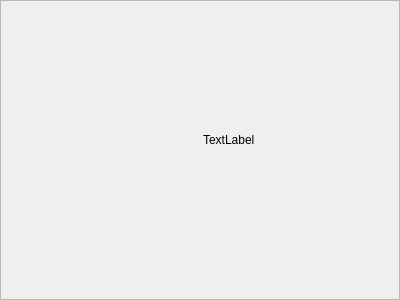
<?xml version="1.0" encoding="UTF-8"?>
<ui version="4.0">
 <class>ActionItem</class>
 <widget class="QFrame" name="ActionItem">
  <property name="geometry">
   <rect>
    <x>0</x>
    <y>0</y>
    <width>400</width>
    <height>300</height>
   </rect>
  </property>
  <property name="windowTitle">
   <string>Frame</string>
  </property>
  <property name="frameShape">
   <enum>QFrame::StyledPanel</enum>
  </property>
  <property name="frameShadow">
   <enum>QFrame::Raised</enum>
  </property>
  <layout class="QVBoxLayout" name="verticalLayout">
   <item>
    <layout class="QHBoxLayout" name="horizontalLayout">
     <item>
      <widget class="QLabel" name="actionIcon">
       <property name="text">
        <string/>
       </property>
      </widget>
     </item>
     <item>
      <widget class="QLabel" name="actionText">
       <property name="text">
        <string>TextLabel</string>
       </property>
       <property name="wordWrap">
        <bool>true</bool>
       </property>
      </widget>
     </item>
    </layout>
   </item>
   <item>
    <spacer name="horizontalSpacer">
     <property name="orientation">
      <enum>Qt::Horizontal</enum>
     </property>
     <property name="sizeHint" stdset="0">
      <size>
       <width>381</width>
       <height>20</height>
      </size>
     </property>
    </spacer>
   </item>
  </layout>
 </widget>
 <resources/>
 <connections/>
</ui>
